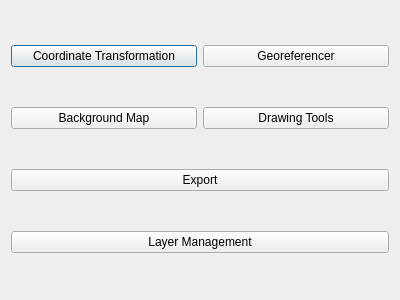
<?xml version="1.0" encoding="UTF-8"?>
<ui version="4.0">
 <class>HgisDialogBase</class>
 <widget class="QDialog" name="HgisDialogBase">
  <property name="geometry">
   <rect>
    <x>0</x>
    <y>0</y>
    <width>400</width>
    <height>300</height>
   </rect>
  </property>
  <property name="windowTitle">
   <string>Hgis</string>
  </property>
  <layout class="QGridLayout" name="gridLayout">
   <item row="0" column="0">
    <widget class="QPushButton" name="btn_coords">
     <property name="text">
      <string>Coordinate Transformation</string>
     </property>
    </widget>
   </item>
   <item row="0" column="1">
    <widget class="QPushButton" name="btn_georef">
     <property name="text">
      <string>Georeferencer</string>
     </property>
    </widget>
   </item>
   <item row="1" column="0">
    <widget class="QPushButton" name="btn_bg_map">
     <property name="text">
      <string>Background Map</string>
     </property>
    </widget>
   </item>
   <item row="1" column="1">
    <widget class="QPushButton" name="btn_draw">
     <property name="text">
      <string>Drawing Tools</string>
     </property>
    </widget>
   </item>
   <item row="2" column="0" colspan="2">
    <widget class="QPushButton" name="btn_export">
     <property name="text">
      <string>Export</string>
     </property>
    </widget>
   </item>
   <item row="3" column="0" colspan="2">
    <widget class="QPushButton" name="btn_layer_manager">
     <property name="text">
      <string>Layer Management</string>
     </property>
    </widget>
   </item>
  </layout>
 </widget>
 <resources/>
 <connections/>
</ui>
